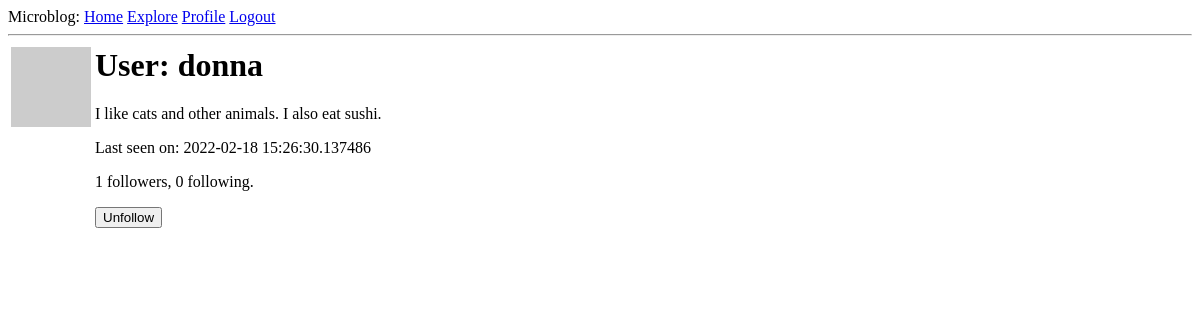
Page /user/donna (signed in) on the earlier database version.
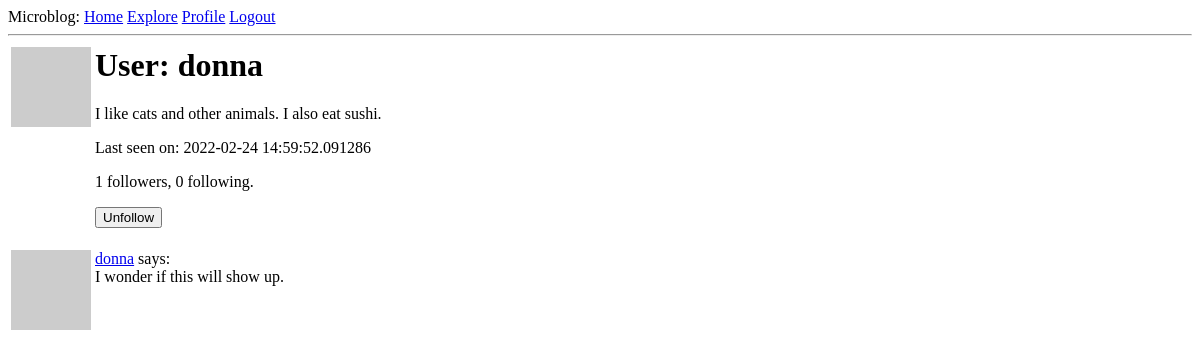
Same page on the later database version.
### app/models.py (models this page shows, shortened)
class User(UserMixin,db.Model):
    id = db.Column(db.Integer, primary_key=True)
    username = db.Column(db.String(64), index=True, unique=True)
    email = db.Column(db.String(120), index=True, unique=True)
    password_hash = db.Column(db.String(128))
    posts = db.relationship('Post', backref='author', lazy='dynamic')
    about_me = db.Column(db.String(140))
    last_seen = db.Column(db.DateTime, default=datetime.utcnow)
    followed = db.relationship(
    'User', secondary=followers,
    primaryjoin=(followers.c.follower_id == id),
    secondaryjoin=(followers.c.followed_id == id),
    backref=db.backref('followers', lazy='dynamic'), lazy='dynamic')
    def avatar(self, size):
        digest = md5(self.email.lower().encode('utf-8')).hexdigest()
        return 'https://www.gravatar.com/avatar/{}?d=identicon&s={}'.format(
            digest, size)
    def is_following(self, user):
        return self.followed.filter(
            followers.c.followed_id == user.id).count() > 0

class Post(db.Model):
    id = db.Column(db.Integer, primary_key=True)
    body = db.Column(db.String(140))
    timestamp = db.Column(db.DateTime, index=True, default=datetime.utcnow)
    user_id = db.Column(db.Integer, db.ForeignKey('user.id'))

### app/routes.py (the view)
@app.route('/user/<username>')
@login_required
def user(username):
    user = User.query.filter_by(username=username).first_or_404()
    page = request.args.get('page', 1, type=int)
    posts = user.posts.order_by(Post.timestamp.desc()).paginate(
        page, app.config['POSTS_PER_PAGE'], False)
    next_url = url_for('user', username=user.username, page=posts.next_num) \
        if posts.has_next else None
    prev_url = url_for('user', username=user.username, page=posts.prev_num) \
        if posts.has_prev else None
    form = EmptyForm()
    return render_template('user.html', user=user, posts=posts.items,
                           next_url=next_url, prev_url=prev_url, form=form)

### app/forms.py
class EmptyForm(FlaskForm):
    submit = SubmitField('Submit')

### app/models.py (called while the page is built)
@login.user_loader
def load_user(id):
    return User.query.get(int(id))

### app/routes.py (called while the page is built)
@app.before_request
def before_request():
    if current_user.is_authenticated:
        current_user.last_seen = datetime.utcnow()
        db.session.commit()

### app/templates/user.html (shortened to what this page needs)
{% extends "base.html" %}
{% block content %}
    <table>
        <tr valign="top">
            <td><img src="{{ user.avatar(128) }}"></td>
            <td>
                <h1>User: {{ user.username }}</h1>
                {% if user.about_me %}<p>{{ user.about_me }}</p>{% endif %}
                {% if user.last_seen %}<p>Last seen on: {{ user.last_seen }}</p>{% endif %}
                <p>{{ user.followers.count() }} followers, {{ user.followed.count() }} following.</p>
                {% if user == current_user %}
                <p><a href="{{ url_for('edit_profile') }}">Edit your profile</a></p>
                {% else %}
                <p>
                    <form action="{{ url_for('unfollow', username=user.username) }}" method="post">
                        {{ form.submit(value='Unfollow') }}
                    </form>
                </p>
                {% endif %}
            </td>
        </tr>
    </table>
    {% for post in posts %}
        {% include '_post.html' %}
    {% endfor %}
{% endblock %}

### app/templates/_post.html
<table>
    <tr valign="top">
        <td><img src="{{ post.author.avatar(36) }}"></td>
        <td>
            <a href="{{ url_for('user', username=post.author.username) }}">{{ post.author.username }}</a> says:<br>{{ post.body }}
        </td>
    </tr>
</table>

Differences in the rows shown:
changed User "donna": last_seen "2022-02-18 15:26:30.137486" → "2022-02-24 14:59:52.091286"
added Post: author.username "donna", body "I wonder if this will show up."
